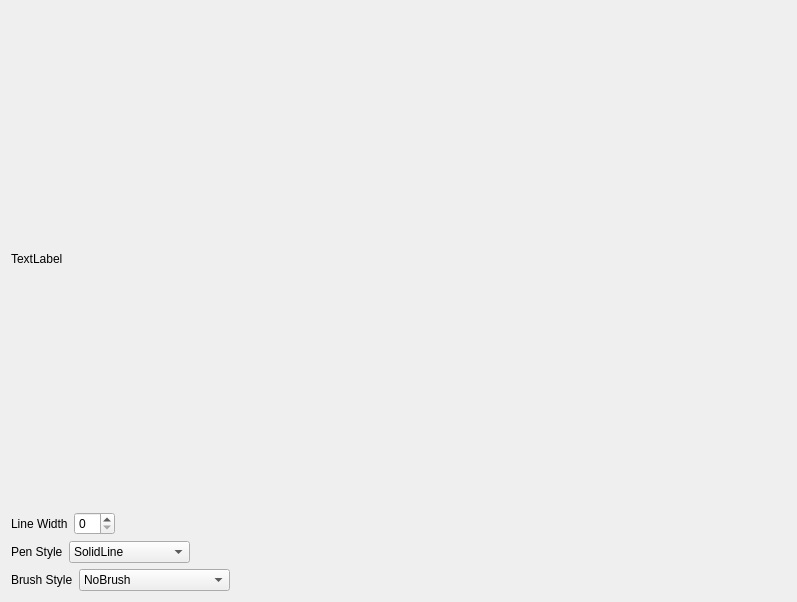
<?xml version="1.0" encoding="UTF-8"?>
<ui version="4.0">
 <class>Widget</class>
 <widget class="QWidget" name="Widget">
  <property name="geometry">
   <rect>
    <x>0</x>
    <y>0</y>
    <width>797</width>
    <height>602</height>
   </rect>
  </property>
  <property name="windowTitle">
   <string>Widget</string>
  </property>
  <layout class="QGridLayout" name="gridLayout_2">
   <item row="0" column="0">
    <layout class="QGridLayout" name="gridLayout">
     <item row="0" column="0">
      <widget class="QLabel" name="label">
       <property name="sizePolicy">
        <sizepolicy hsizetype="Expanding" vsizetype="Expanding">
         <horstretch>0</horstretch>
         <verstretch>0</verstretch>
        </sizepolicy>
       </property>
       <property name="text">
        <string>TextLabel</string>
       </property>
      </widget>
     </item>
     <item row="1" column="0">
      <layout class="QHBoxLayout" name="horizontalLayout">
       <item>
        <widget class="QLabel" name="label_2">
         <property name="text">
          <string>Line Width</string>
         </property>
        </widget>
       </item>
       <item>
        <widget class="QSpinBox" name="spinBox"/>
       </item>
       <item>
        <spacer name="horizontalSpacer">
         <property name="orientation">
          <enum>Qt::Horizontal</enum>
         </property>
         <property name="sizeHint" stdset="0">
          <size>
           <width>40</width>
           <height>20</height>
          </size>
         </property>
        </spacer>
       </item>
      </layout>
     </item>
     <item row="2" column="0">
      <layout class="QHBoxLayout" name="horizontalLayout_2">
       <item>
        <widget class="QLabel" name="label_3">
         <property name="text">
          <string>Pen Style</string>
         </property>
        </widget>
       </item>
       <item>
        <widget class="QComboBox" name="comboBox">
         <item>
          <property name="text">
           <string>SolidLine</string>
          </property>
         </item>
         <item>
          <property name="text">
           <string>DashLine</string>
          </property>
         </item>
         <item>
          <property name="text">
           <string>DotLine</string>
          </property>
         </item>
         <item>
          <property name="text">
           <string>DashDotLine</string>
          </property>
         </item>
         <item>
          <property name="text">
           <string>DashDotDotLine</string>
          </property>
         </item>
        </widget>
       </item>
       <item>
        <spacer name="horizontalSpacer_2">
         <property name="orientation">
          <enum>Qt::Horizontal</enum>
         </property>
         <property name="sizeHint" stdset="0">
          <size>
           <width>40</width>
           <height>20</height>
          </size>
         </property>
        </spacer>
       </item>
      </layout>
     </item>
     <item row="3" column="0">
      <layout class="QHBoxLayout" name="horizontalLayout_3">
       <item>
        <widget class="QLabel" name="label_4">
         <property name="text">
          <string>Brush Style</string>
         </property>
        </widget>
       </item>
       <item>
        <widget class="QComboBox" name="comboBox_2">
         <item>
          <property name="text">
           <string>NoBrush</string>
          </property>
         </item>
         <item>
          <property name="text">
           <string>SolidPattern</string>
          </property>
         </item>
         <item>
          <property name="text">
           <string>LinearGradientPattern</string>
          </property>
         </item>
         <item>
          <property name="text">
           <string>RadialGradientPattern</string>
          </property>
         </item>
         <item>
          <property name="text">
           <string>TexturePattern</string>
          </property>
         </item>
        </widget>
       </item>
       <item>
        <spacer name="horizontalSpacer_3">
         <property name="orientation">
          <enum>Qt::Horizontal</enum>
         </property>
         <property name="sizeHint" stdset="0">
          <size>
           <width>40</width>
           <height>20</height>
          </size>
         </property>
        </spacer>
       </item>
      </layout>
     </item>
    </layout>
   </item>
  </layout>
 </widget>
 <layoutdefault spacing="6" margin="11"/>
 <resources/>
 <connections/>
</ui>
